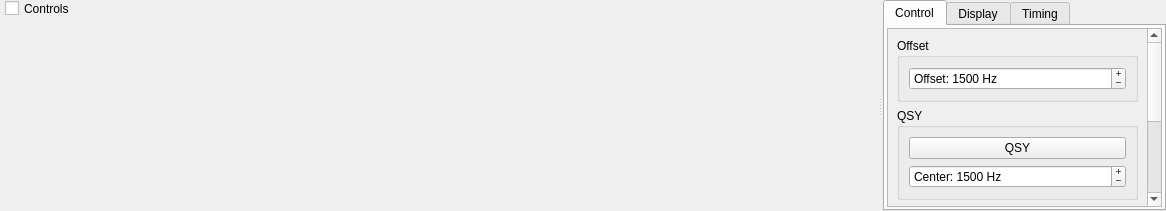
<?xml version="1.0" encoding="UTF-8"?>
<ui version="4.0">
 <class>WideGraph</class>
 <widget class="QDialog" name="WideGraph">
  <property name="geometry">
   <rect>
    <x>0</x>
    <y>0</y>
    <width>1166</width>
    <height>211</height>
   </rect>
  </property>
  <property name="sizePolicy">
   <sizepolicy hsizetype="Expanding" vsizetype="Expanding">
    <horstretch>0</horstretch>
    <verstretch>0</verstretch>
   </sizepolicy>
  </property>
  <property name="windowTitle">
   <string>Dialog</string>
  </property>
  <layout class="QHBoxLayout" name="horizontalLayout_2">
   <property name="spacing">
    <number>1</number>
   </property>
   <property name="leftMargin">
    <number>0</number>
   </property>
   <property name="topMargin">
    <number>0</number>
   </property>
   <property name="rightMargin">
    <number>0</number>
   </property>
   <property name="bottomMargin">
    <number>0</number>
   </property>
   <item>
    <widget class="QSplitter" name="splitter">
     <property name="sizePolicy">
      <sizepolicy hsizetype="Expanding" vsizetype="Expanding">
       <horstretch>0</horstretch>
       <verstretch>0</verstretch>
      </sizepolicy>
     </property>
     <property name="visible">
      <bool>true</bool>
     </property>
     <property name="orientation">
      <enum>Qt::Horizontal</enum>
     </property>
     <property name="handleWidth">
      <number>6</number>
     </property>
     <property name="childrenCollapsible">
      <bool>false</bool>
     </property>
     <widget class="CPlotter" name="widePlot">
      <property name="enabled">
       <bool>true</bool>
      </property>
      <property name="sizePolicy">
       <sizepolicy hsizetype="Expanding" vsizetype="Expanding">
        <horstretch>4</horstretch>
        <verstretch>0</verstretch>
       </sizepolicy>
      </property>
      <property name="minimumSize">
       <size>
        <width>400</width>
        <height>10</height>
       </size>
      </property>
      <property name="frameShape">
       <enum>QFrame::NoFrame</enum>
      </property>
      <property name="frameShadow">
       <enum>QFrame::Plain</enum>
      </property>
      <property name="lineWidth">
       <number>1</number>
      </property>
      <widget class="QCheckBox" name="cbControls">
       <property name="geometry">
        <rect>
         <x>5</x>
         <y>0</y>
         <width>77</width>
         <height>17</height>
        </rect>
       </property>
       <property name="visible">
        <bool>false</bool>
       </property>
       <property name="text">
        <string>Controls</string>
       </property>
       <property name="checked">
        <bool>false</bool>
       </property>
      </widget>
     </widget>
     <widget class="QWidget" name="controls_widget" native="true">
      <property name="sizePolicy">
       <sizepolicy hsizetype="Preferred" vsizetype="Maximum">
        <horstretch>0</horstretch>
        <verstretch>0</verstretch>
       </sizepolicy>
      </property>
      <property name="minimumSize">
       <size>
        <width>100</width>
        <height>0</height>
       </size>
      </property>
      <layout class="QGridLayout" name="gridLayout">
       <property name="leftMargin">
        <number>0</number>
       </property>
       <property name="topMargin">
        <number>0</number>
       </property>
       <property name="rightMargin">
        <number>0</number>
       </property>
       <property name="bottomMargin">
        <number>0</number>
       </property>
       <property name="horizontalSpacing">
        <number>5</number>
       </property>
       <property name="verticalSpacing">
        <number>0</number>
       </property>
       <item row="0" column="0">
        <widget class="QTabWidget" name="tabWidget">
         <property name="sizePolicy">
          <sizepolicy hsizetype="Minimum" vsizetype="Expanding">
           <horstretch>0</horstretch>
           <verstretch>0</verstretch>
          </sizepolicy>
         </property>
         <property name="tabPosition">
          <enum>QTabWidget::North</enum>
         </property>
         <property name="tabShape">
          <enum>QTabWidget::Rounded</enum>
         </property>
         <property name="currentIndex">
          <number>0</number>
         </property>
         <property name="tabBarAutoHide">
          <bool>false</bool>
         </property>
         <widget class="QWidget" name="controlTab">
          <attribute name="title">
           <string>Control</string>
          </attribute>
          <layout class="QVBoxLayout" name="verticalLayout_2">
           <property name="leftMargin">
            <number>2</number>
           </property>
           <property name="topMargin">
            <number>2</number>
           </property>
           <property name="rightMargin">
            <number>2</number>
           </property>
           <property name="bottomMargin">
            <number>2</number>
           </property>
           <item>
            <widget class="QScrollArea" name="scrollArea">
             <property name="widgetResizable">
              <bool>true</bool>
             </property>
             <widget class="QWidget" name="scrollAreaWidgetContents_2">
              <property name="geometry">
               <rect>
                <x>0</x>
                <y>0</y>
                <width>323</width>
                <height>372</height>
               </rect>
              </property>
              <layout class="QVBoxLayout" name="verticalLayout_8">
               <item>
                <widget class="QGroupBox" name="groupBox_7">
                 <property name="title">
                  <string>Offset</string>
                 </property>
                 <layout class="QVBoxLayout" name="verticalLayout_11">
                  <item>
                   <widget class="QSpinBox" name="offsetSpinBox">
                    <property name="buttonSymbols">
                     <enum>QAbstractSpinBox::PlusMinus</enum>
                    </property>
                    <property name="suffix">
                     <string> Hz</string>
                    </property>
                    <property name="prefix">
                     <string>Offset: </string>
                    </property>
                    <property name="maximum">
                     <number>5000</number>
                    </property>
                    <property name="singleStep">
                     <number>1</number>
                    </property>
                    <property name="value">
                     <number>1500</number>
                    </property>
                   </widget>
                  </item>
                 </layout>
                </widget>
               </item>
               <item>
                <widget class="QGroupBox" name="groupBox_5">
                 <property name="title">
                  <string>QSY</string>
                 </property>
                 <layout class="QVBoxLayout" name="verticalLayout_9">
                  <item>
                   <widget class="QPushButton" name="qsyPushButton">
                    <property name="toolTip">
                     <string>&lt;html&gt;&lt;head/&gt;&lt;body&gt;&lt;p&gt;Adjust the dial frequency to center the current offset at the center of the bandpass (position defined below).&lt;/p&gt;&lt;/body&gt;&lt;/html&gt;</string>
                    </property>
                    <property name="text">
                     <string>QSY</string>
                    </property>
                    <property name="autoDefault">
                     <bool>false</bool>
                    </property>
                   </widget>
                  </item>
                  <item>
                   <widget class="QSpinBox" name="centerSpinBox">
                    <property name="buttonSymbols">
                     <enum>QAbstractSpinBox::PlusMinus</enum>
                    </property>
                    <property name="suffix">
                     <string> Hz</string>
                    </property>
                    <property name="prefix">
                     <string>Center: </string>
                    </property>
                    <property name="minimum">
                     <number>500</number>
                    </property>
                    <property name="maximum">
                     <number>5000</number>
                    </property>
                    <property name="value">
                     <number>1500</number>
                    </property>
                   </widget>
                  </item>
                 </layout>
                </widget>
               </item>
               <item>
                <widget class="QGroupBox" name="groupBox_6">
                 <property name="title">
                  <string>Filter</string>
                 </property>
                 <layout class="QVBoxLayout" name="verticalLayout_10">
                  <item>
                   <widget class="QCheckBox" name="filterCheckBox">
                    <property name="toolTip">
                     <string>Enable the software filter</string>
                    </property>
                    <property name="text">
                     <string>Enable Filter</string>
                    </property>
                   </widget>
                  </item>
                  <item>
                   <layout class="QHBoxLayout" name="horizontalLayout">
                    <property name="topMargin">
                     <number>0</number>
                    </property>
                    <item>
                     <widget class="QSpinBox" name="filterCenterSpinBox">
                      <property name="enabled">
                       <bool>false</bool>
                      </property>
                      <property name="sizePolicy">
                       <sizepolicy hsizetype="Minimum" vsizetype="Fixed">
                        <horstretch>2</horstretch>
                        <verstretch>0</verstretch>
                       </sizepolicy>
                      </property>
                      <property name="buttonSymbols">
                       <enum>QAbstractSpinBox::PlusMinus</enum>
                      </property>
                      <property name="suffix">
                       <string> Hz</string>
                      </property>
                      <property name="prefix">
                       <string>Center: </string>
                      </property>
                      <property name="maximum">
                       <number>5000</number>
                      </property>
                      <property name="singleStep">
                       <number>1</number>
                      </property>
                      <property name="value">
                       <number>1500</number>
                      </property>
                     </widget>
                    </item>
                    <item>
                     <widget class="QPushButton" name="filterCenterSyncButton">
                      <property name="enabled">
                       <bool>false</bool>
                      </property>
                      <property name="toolTip">
                       <string>&lt;html&gt;&lt;head/&gt;&lt;body&gt;&lt;p&gt;Synchronize the filter center to the audio offset&lt;/p&gt;&lt;/body&gt;&lt;/html&gt;</string>
                      </property>
                      <property name="text">
                       <string>Sync</string>
                      </property>
                     </widget>
                    </item>
                   </layout>
                  </item>
                  <item>
                   <widget class="QSpinBox" name="filterWidthSpinBox">
                    <property name="enabled">
                     <bool>false</bool>
                    </property>
                    <property name="buttonSymbols">
                     <enum>QAbstractSpinBox::PlusMinus</enum>
                    </property>
                    <property name="suffix">
                     <string> Hz</string>
                    </property>
                    <property name="prefix">
                     <string>Width: </string>
                    </property>
                    <property name="maximum">
                     <number>5000</number>
                    </property>
                    <property name="value">
                     <number>2000</number>
                    </property>
                   </widget>
                  </item>
                  <item>
                   <widget class="QSpinBox" name="filterMinSpinBox">
                    <property name="enabled">
                     <bool>false</bool>
                    </property>
                    <property name="toolTip">
                     <string>&lt;html&gt;&lt;head/&gt;&lt;body&gt;&lt;p&gt;Set the software filter width in Hz. This filter prevents signals outside the filter range from being processed by the decoder.&lt;/p&gt;&lt;/body&gt;&lt;/html&gt;</string>
                    </property>
                    <property name="buttonSymbols">
                     <enum>QAbstractSpinBox::PlusMinus</enum>
                    </property>
                    <property name="specialValueText">
                     <string/>
                    </property>
                    <property name="suffix">
                     <string> Hz</string>
                    </property>
                    <property name="prefix">
                     <string>Min:  </string>
                    </property>
                    <property name="maximum">
                     <number>5000</number>
                    </property>
                    <property name="singleStep">
                     <number>1</number>
                    </property>
                    <property name="value">
                     <number>500</number>
                    </property>
                   </widget>
                  </item>
                 </layout>
                </widget>
               </item>
               <item>
                <spacer name="verticalSpacer_3">
                 <property name="orientation">
                  <enum>Qt::Vertical</enum>
                 </property>
                 <property name="sizeHint" stdset="0">
                  <size>
                   <width>20</width>
                   <height>40</height>
                  </size>
                 </property>
                </spacer>
               </item>
              </layout>
             </widget>
            </widget>
           </item>
          </layout>
         </widget>
         <widget class="QWidget" name="displayTab">
          <attribute name="title">
           <string>Display</string>
          </attribute>
          <layout class="QVBoxLayout" name="verticalLayout_3">
           <property name="leftMargin">
            <number>2</number>
           </property>
           <property name="topMargin">
            <number>2</number>
           </property>
           <property name="rightMargin">
            <number>2</number>
           </property>
           <property name="bottomMargin">
            <number>2</number>
           </property>
           <item>
            <widget class="QScrollArea" name="scrollArea_2">
             <property name="widgetResizable">
              <bool>true</bool>
             </property>
             <widget class="QWidget" name="scrollAreaWidgetContents_3">
              <property name="geometry">
               <rect>
                <x>0</x>
                <y>0</y>
                <width>323</width>
                <height>742</height>
               </rect>
              </property>
              <layout class="QVBoxLayout" name="verticalLayout_5">
               <item>
                <widget class="QGroupBox" name="groupBox_8">
                 <property name="title">
                  <string>Size</string>
                 </property>
                 <layout class="QVBoxLayout" name="verticalLayout_12">
                  <item>
                   <widget class="QSpinBox" name="fStartSpinBox">
                    <property name="toolTip">
                     <string>&lt;html&gt;&lt;head/&gt;&lt;body&gt;&lt;p&gt;Frequency at left edge of waterfall&lt;/p&gt;&lt;/body&gt;&lt;/html&gt;</string>
                    </property>
                    <property name="buttonSymbols">
                     <enum>QAbstractSpinBox::PlusMinus</enum>
                    </property>
                    <property name="suffix">
                     <string> Hz</string>
                    </property>
                    <property name="prefix">
                     <string>Start: </string>
                    </property>
                    <property name="maximum">
                     <number>5000</number>
                    </property>
                    <property name="singleStep">
                     <number>100</number>
                    </property>
                    <property name="value">
                     <number>500</number>
                    </property>
                   </widget>
                  </item>
                  <item>
                   <widget class="QSpinBox" name="bppSpinBox">
                    <property name="toolTip">
                     <string>Compression factor for frequency scale</string>
                    </property>
                    <property name="buttonSymbols">
                     <enum>QAbstractSpinBox::PlusMinus</enum>
                    </property>
                    <property name="suffix">
                     <string/>
                    </property>
                    <property name="prefix">
                     <string>Bins Per Pixel: </string>
                    </property>
                    <property name="minimum">
                     <number>1</number>
                    </property>
                    <property name="maximum">
                     <number>1000</number>
                    </property>
                    <property name="singleStep">
                     <number>1</number>
                    </property>
                    <property name="value">
                     <number>5</number>
                    </property>
                   </widget>
                  </item>
                 </layout>
                </widget>
               </item>
               <item>
                <widget class="QGroupBox" name="groupBox_3">
                 <property name="title">
                  <string>Palette</string>
                 </property>
                 <layout class="QVBoxLayout" name="verticalLayout_6">
                  <item>
                   <widget class="QComboBox" name="paletteComboBox">
                    <property name="toolTip">
                     <string>Select waterfall palette</string>
                    </property>
                   </widget>
                  </item>
                  <item>
                   <widget class="QPushButton" name="adjust_palette_push_button">
                    <property name="toolTip">
                     <string>&lt;html&gt;&lt;head/&gt;&lt;body&gt;&lt;p&gt;Enter definition for a new color palette.&lt;/p&gt;&lt;/body&gt;&lt;/html&gt;</string>
                    </property>
                    <property name="text">
                     <string>Adjust...</string>
                    </property>
                    <property name="autoDefault">
                     <bool>false</bool>
                    </property>
                   </widget>
                  </item>
                 </layout>
                </widget>
               </item>
               <item>
                <widget class="QGroupBox" name="groupBox_4">
                 <property name="title">
                  <string>Scrolling &amp;&amp; Averaging</string>
                 </property>
                 <layout class="QVBoxLayout" name="verticalLayout_7">
                  <item>
                   <widget class="QSpinBox" name="fpsSpinBox">
                    <property name="suffix">
                     <string> fps</string>
                    </property>
                    <property name="prefix">
                     <string>Scroll Speed: </string>
                    </property>
                    <property name="minimum">
                     <number>1</number>
                    </property>
                    <property name="maximum">
                     <number>100</number>
                    </property>
                    <property name="value">
                     <number>10</number>
                    </property>
                   </widget>
                  </item>
                  <item>
                   <layout class="QHBoxLayout" name="horizontalLayout_3">
                    <item>
                     <widget class="QSpinBox" name="waterfallAvgSpinBox">
                      <property name="toolTip">
                       <string>Number of FFTs averaged (controls waterfall scrolling rate)</string>
                      </property>
                      <property name="buttonSymbols">
                       <enum>QAbstractSpinBox::PlusMinus</enum>
                      </property>
                      <property name="prefix">
                       <string>Avg N: </string>
                      </property>
                      <property name="minimum">
                       <number>1</number>
                      </property>
                      <property name="maximum">
                       <number>50</number>
                      </property>
                     </widget>
                    </item>
                    <item>
                     <widget class="QCheckBox" name="cbFlatten">
                      <property name="toolTip">
                       <string>&lt;html&gt;&lt;head/&gt;&lt;body&gt;&lt;p&gt;Flatten spectral baseline over the full displayed interval.&lt;/p&gt;&lt;/body&gt;&lt;/html&gt;</string>
                      </property>
                      <property name="text">
                       <string>Flatten</string>
                      </property>
                     </widget>
                    </item>
                    <item>
                     <widget class="QCheckBox" name="cbRef">
                      <property name="visible">
                       <bool>false</bool>
                      </property>
                      <property name="toolTip">
                       <string>&lt;html&gt;&lt;head/&gt;&lt;body&gt;&lt;p&gt;Compute and save a reference spectrum.  (Not yet fully implemented.)&lt;/p&gt;&lt;/body&gt;&lt;/html&gt;</string>
                      </property>
                      <property name="text">
                       <string>Ref Spec</string>
                      </property>
                     </widget>
                    </item>
                   </layout>
                  </item>
                  <item>
                   <widget class="QComboBox" name="spec2dComboBox">
                    <property name="toolTip">
                     <string>&lt;html&gt;&lt;head/&gt;&lt;body&gt;&lt;p&gt;Select data for spectral display&lt;/p&gt;&lt;/body&gt;&lt;/html&gt;</string>
                    </property>
                    <property name="currentIndex">
                     <number>0</number>
                    </property>
                    <item>
                     <property name="text">
                      <string>Current</string>
                     </property>
                    </item>
                    <item>
                     <property name="text">
                      <string>Cumulative</string>
                     </property>
                    </item>
                    <item>
                     <property name="text">
                      <string>Linear Avg</string>
                     </property>
                    </item>
                   </widget>
                  </item>
                  <item>
                   <widget class="QSpinBox" name="smoSpinBox">
                    <property name="enabled">
                     <bool>false</bool>
                    </property>
                    <property name="toolTip">
                     <string>Smoothing of Linear Average spectrum</string>
                    </property>
                    <property name="alignment">
                     <set>Qt::AlignCenter</set>
                    </property>
                    <property name="buttonSymbols">
                     <enum>QAbstractSpinBox::PlusMinus</enum>
                    </property>
                    <property name="suffix">
                     <string/>
                    </property>
                    <property name="prefix">
                     <string>Smooth:  </string>
                    </property>
                    <property name="minimum">
                     <number>1</number>
                    </property>
                    <property name="maximum">
                     <number>7</number>
                    </property>
                   </widget>
                  </item>
                 </layout>
                </widget>
               </item>
               <item>
                <widget class="QGroupBox" name="groupBox">
                 <property name="title">
                  <string>Waterfall</string>
                 </property>
                 <layout class="QVBoxLayout" name="verticalLayout_4">
                  <item>
                   <layout class="QFormLayout" name="formLayout">
                    <property name="topMargin">
                     <number>0</number>
                    </property>
                    <item row="0" column="0">
                     <widget class="QLabel" name="label">
                      <property name="text">
                       <string>Gain:</string>
                      </property>
                     </widget>
                    </item>
                    <item row="0" column="1">
                     <widget class="QSlider" name="gainSlider">
                      <property name="sizePolicy">
                       <sizepolicy hsizetype="Expanding" vsizetype="Fixed">
                        <horstretch>0</horstretch>
                        <verstretch>0</verstretch>
                       </sizepolicy>
                      </property>
                      <property name="minimumSize">
                       <size>
                        <width>100</width>
                        <height>0</height>
                       </size>
                      </property>
                      <property name="maximumSize">
                       <size>
                        <width>16777215</width>
                        <height>16777215</height>
                       </size>
                      </property>
                      <property name="toolTip">
                       <string>Waterfall gain</string>
                      </property>
                      <property name="minimum">
                       <number>-50</number>
                      </property>
                      <property name="maximum">
                       <number>50</number>
                      </property>
                      <property name="orientation">
                       <enum>Qt::Horizontal</enum>
                      </property>
                      <property name="tickPosition">
                       <enum>QSlider::TicksAbove</enum>
                      </property>
                     </widget>
                    </item>
                    <item row="1" column="0">
                     <widget class="QLabel" name="label_2">
                      <property name="text">
                       <string>Zero:</string>
                      </property>
                     </widget>
                    </item>
                    <item row="1" column="1">
                     <widget class="QSlider" name="zeroSlider">
                      <property name="sizePolicy">
                       <sizepolicy hsizetype="Expanding" vsizetype="Fixed">
                        <horstretch>0</horstretch>
                        <verstretch>0</verstretch>
                       </sizepolicy>
                      </property>
                      <property name="minimumSize">
                       <size>
                        <width>100</width>
                        <height>0</height>
                       </size>
                      </property>
                      <property name="maximumSize">
                       <size>
                        <width>16777215</width>
                        <height>16777215</height>
                       </size>
                      </property>
                      <property name="toolTip">
                       <string>Waterfall zero</string>
                      </property>
                      <property name="minimum">
                       <number>-50</number>
                      </property>
                      <property name="maximum">
                       <number>50</number>
                      </property>
                      <property name="orientation">
                       <enum>Qt::Horizontal</enum>
                      </property>
                      <property name="tickPosition">
                       <enum>QSlider::TicksAbove</enum>
                      </property>
                     </widget>
                    </item>
                   </layout>
                  </item>
                  <item>
                   <widget class="QCheckBox" name="decodeAttemptCheckBox">
                    <property name="text">
                     <string>Display Decode Attempts</string>
                    </property>
                   </widget>
                  </item>
                 </layout>
                </widget>
               </item>
               <item>
                <widget class="QGroupBox" name="groupBox_2">
                 <property name="title">
                  <string>Spectrum</string>
                 </property>
                 <layout class="QFormLayout" name="formLayout_2">
                  <item row="0" column="0">
                   <widget class="QLabel" name="label_3">
                    <property name="text">
                     <string>Height:</string>
                    </property>
                   </widget>
                  </item>
                  <item row="0" column="1">
                   <widget class="QSpinBox" name="sbPercent2dPlot">
                    <property name="toolTip">
                     <string>&lt;html&gt;&lt;head/&gt;&lt;body&gt;&lt;p&gt;Set fractional size of spectrum in this window.&lt;/p&gt;&lt;/body&gt;&lt;/html&gt;</string>
                    </property>
                    <property name="alignment">
                     <set>Qt::AlignCenter</set>
                    </property>
                    <property name="buttonSymbols">
                     <enum>QAbstractSpinBox::PlusMinus</enum>
                    </property>
                    <property name="suffix">
                     <string> %</string>
                    </property>
                    <property name="prefix">
                     <string/>
                    </property>
                    <property name="maximum">
                     <number>100</number>
                    </property>
                    <property name="singleStep">
                     <number>5</number>
                    </property>
                    <property name="value">
                     <number>0</number>
                    </property>
                   </widget>
                  </item>
                  <item row="1" column="0">
                   <widget class="QLabel" name="label_4">
                    <property name="text">
                     <string>Gain:</string>
                    </property>
                   </widget>
                  </item>
                  <item row="1" column="1">
                   <widget class="QSlider" name="gain2dSlider">
                    <property name="sizePolicy">
                     <sizepolicy hsizetype="Expanding" vsizetype="Fixed">
                      <horstretch>0</horstretch>
                      <verstretch>0</verstretch>
                     </sizepolicy>
                    </property>
                    <property name="minimumSize">
                     <size>
                      <width>100</width>
                      <height>0</height>
                     </size>
                    </property>
                    <property name="maximumSize">
                     <size>
                      <width>16777215</width>
                      <height>16777215</height>
                     </size>
                    </property>
                    <property name="toolTip">
                     <string>Spectrum gain</string>
                    </property>
                    <property name="minimum">
                     <number>-50</number>
                    </property>
                    <property name="maximum">
                     <number>50</number>
                    </property>
                    <property name="orientation">
                     <enum>Qt::Horizontal</enum>
                    </property>
                    <property name="tickPosition">
                     <enum>QSlider::TicksAbove</enum>
                    </property>
                   </widget>
                  </item>
                  <item row="3" column="0">
                   <widget class="QLabel" name="label_5">
                    <property name="text">
                     <string>Zero:</string>
                    </property>
                   </widget>
                  </item>
                  <item row="3" column="1">
                   <widget class="QSlider" name="zero2dSlider">
                    <property name="sizePolicy">
                     <sizepolicy hsizetype="Expanding" vsizetype="Fixed">
                      <horstretch>0</horstretch>
                      <verstretch>0</verstretch>
                     </sizepolicy>
                    </property>
                    <property name="minimumSize">
                     <size>
                      <width>100</width>
                      <height>0</height>
                     </size>
                    </property>
                    <property name="maximumSize">
                     <size>
                      <width>16777215</width>
                      <height>16777215</height>
                     </size>
                    </property>
                    <property name="toolTip">
                     <string>Spectrum zero</string>
                    </property>
                    <property name="minimum">
                     <number>-50</number>
                    </property>
                    <property name="maximum">
                     <number>50</number>
                    </property>
                    <property name="orientation">
                     <enum>Qt::Horizontal</enum>
                    </property>
                    <property name="tickPosition">
                     <enum>QSlider::TicksAbove</enum>
                    </property>
                   </widget>
                  </item>
                 </layout>
                </widget>
               </item>
               <item>
                <widget class="QGroupBox" name="groupBox_9">
                 <property name="title">
                  <string>Filter</string>
                 </property>
                 <layout class="QFormLayout" name="formLayout_3">
                  <item row="0" column="0">
                   <widget class="QLabel" name="label_6">
                    <property name="text">
                     <string>Opacity:</string>
                    </property>
                   </widget>
                  </item>
                  <item row="0" column="1">
                   <widget class="QSpinBox" name="filterOpacitySpinBox">
                    <property name="alignment">
                     <set>Qt::AlignCenter</set>
                    </property>
                    <property name="buttonSymbols">
                     <enum>QAbstractSpinBox::PlusMinus</enum>
                    </property>
                    <property name="suffix">
                     <string>%</string>
                    </property>
                    <property name="maximum">
                     <number>100</number>
                    </property>
                    <property name="value">
                     <number>50</number>
                    </property>
                   </widget>
                  </item>
                 </layout>
                </widget>
               </item>
               <item>
                <spacer name="verticalSpacer_2">
                 <property name="orientation">
                  <enum>Qt::Vertical</enum>
                 </property>
                 <property name="sizeHint" stdset="0">
                  <size>
                   <width>20</width>
                   <height>40</height>
                  </size>
                 </property>
                </spacer>
               </item>
              </layout>
             </widget>
            </widget>
           </item>
          </layout>
         </widget>
         <widget class="QWidget" name="timingTab">
          <attribute name="title">
           <string>Timing</string>
          </attribute>
          <layout class="QGridLayout" name="gridLayout_12">
           <property name="leftMargin">
            <number>2</number>
           </property>
           <property name="topMargin">
            <number>2</number>
           </property>
           <property name="rightMargin">
            <number>2</number>
           </property>
           <property name="bottomMargin">
            <number>2</number>
           </property>
           <item row="0" column="0">
            <widget class="QScrollArea" name="scrollArea_3">
             <property name="widgetResizable">
              <bool>true</bool>
             </property>
             <widget class="QWidget" name="scrollAreaWidgetContents">
              <property name="geometry">
               <rect>
                <x>0</x>
                <y>0</y>
                <width>337</width>
                <height>351</height>
               </rect>
              </property>
              <layout class="QVBoxLayout" name="verticalLayout">
               <item>
                <widget class="QSpinBox" name="driftSpinBox">
                 <property name="sizePolicy">
                  <sizepolicy hsizetype="MinimumExpanding" vsizetype="Fixed">
                   <horstretch>0</horstretch>
                   <verstretch>0</verstretch>
                  </sizepolicy>
                 </property>
                 <property name="minimumSize">
                  <size>
                   <width>0</width>
                   <height>30</height>
                  </size>
                 </property>
                 <property name="wrapping">
                  <bool>false</bool>
                 </property>
                 <property name="alignment">
                  <set>Qt::AlignCenter</set>
                 </property>
                 <property name="buttonSymbols">
                  <enum>QAbstractSpinBox::PlusMinus</enum>
                 </property>
                 <property name="suffix">
                  <string> ms</string>
                 </property>
                 <property name="prefix">
                  <string>Time Drift: </string>
                 </property>
                 <property name="minimum">
                  <number>-30000</number>
                 </property>
                 <property name="maximum">
                  <number>30000</number>
                 </property>
                 <property name="singleStep">
                  <number>100</number>
                 </property>
                </widget>
               </item>
               <item>
                <widget class="QGroupBox" name="groupBox_10">
                 <property name="title">
                  <string>Automatic</string>
                 </property>
                 <layout class="QVBoxLayout" name="verticalLayout_13">
                  <item>
                   <widget class="QPushButton" name="autoDriftButton">
                    <property name="minimumSize">
                     <size>
                      <width>0</width>
                      <height>30</height>
                     </size>
                    </property>
                    <property name="toolTip">
                     <string>&lt;html&gt;&lt;head/&gt;&lt;body&gt;&lt;p&gt;Automatically synchronize time drift every second to decodes of NORMAL and SLOW signals observed.&lt;/p&gt;&lt;p&gt;This process is CPU intensive and may cause abnormal decoder behavior if run for extended periods of time. Default operation should be paired with stopping automatic time drift after signals have been decoded. &lt;/p&gt;&lt;/body&gt;&lt;/html&gt;</string>
                    </property>
                    <property name="styleSheet">
                     <string notr="true">QPushButton:checked { 
  font-weight:bold;
  color:black;
}</string>
                    </property>
                    <property name="text">
                     <string>Start Automatic Time Drift</string>
                    </property>
                    <property name="checkable">
                     <bool>true</bool>
                    </property>
                   </widget>
                  </item>
                  <item>
                   <widget class="QCheckBox" name="autoDriftAutoStopCheckBox">
                    <property name="text">
                     <string>Stop Automatic Drift After First Decode</string>
                    </property>
                    <property name="checked">
                     <bool>true</bool>
                    </property>
                   </widget>
                  </item>
                 </layout>
                </widget>
               </item>
               <item>
                <widget class="QGroupBox" name="groupBox_11">
                 <property name="title">
                  <string>Manual</string>
                 </property>
                 <layout class="QVBoxLayout" name="verticalLayout_14">
                  <item>
                   <widget class="QPushButton" name="driftSyncMinuteButton">
                    <property name="minimumSize">
                     <size>
                      <width>0</width>
                      <height>30</height>
                     </size>
                    </property>
                    <property name="toolTip">
                     <string>&lt;html&gt;&lt;head/&gt;&lt;body&gt;&lt;p&gt;Observe signals in the waterfall and click this to synchronize your time drift with the start of a minute.&lt;/p&gt;&lt;/body&gt;&lt;/html&gt;</string>
                    </property>
                    <property name="text">
                     <string>Set Time Drift to Now (Minute Start)</string>
                    </property>
                   </widget>
                  </item>
                  <item>
                   <widget class="QPushButton" name="driftSyncEndButton">
                    <property name="minimumSize">
                     <size>
                      <width>0</width>
                      <height>30</height>
                     </size>
                    </property>
                    <property name="toolTip">
                     <string>&lt;html&gt;&lt;head/&gt;&lt;body&gt;&lt;p&gt;Observe signals in the waterfall and click this to synchronize your time drift with the end of a TX cycle in the current transmission speed.&lt;/p&gt;&lt;/body&gt;&lt;/html&gt;</string>
                    </property>
                    <property name="text">
                     <string>Set Time Drift to Now (TX End)</string>
                    </property>
                   </widget>
                  </item>
                  <item>
                   <widget class="QPushButton" name="driftSyncButton">
                    <property name="minimumSize">
                     <size>
                      <width>0</width>
                      <height>30</height>
                     </size>
                    </property>
                    <property name="toolTip">
                     <string>&lt;html&gt;&lt;head/&gt;&lt;body&gt;&lt;p&gt;Observe signals in the waterfall and click this to synchronize your time drift with the start of a TX cycle in the current transmission speed.&lt;/p&gt;&lt;/body&gt;&lt;/html&gt;</string>
                    </property>
                    <property name="text">
                     <string>Set Time Drift to Now (TX Start)</string>
                    </property>
                   </widget>
                  </item>
                  <item>
                   <widget class="QPushButton" name="driftSyncResetButton">
                    <property name="minimumSize">
                     <size>
                      <width>0</width>
                      <height>30</height>
                     </size>
                    </property>
                    <property name="toolTip">
                     <string>Reset your time drift to zero.</string>
                    </property>
                    <property name="text">
                     <string>Reset Time Drift</string>
                    </property>
                   </widget>
                  </item>
                 </layout>
                </widget>
               </item>
               <item>
                <spacer name="verticalSpacer">
                 <property name="orientation">
                  <enum>Qt::Vertical</enum>
                 </property>
                 <property name="sizeHint" stdset="0">
                  <size>
                   <width>20</width>
                   <height>40</height>
                  </size>
                 </property>
                </spacer>
               </item>
              </layout>
             </widget>
            </widget>
           </item>
          </layout>
         </widget>
        </widget>
       </item>
      </layout>
     </widget>
    </widget>
   </item>
  </layout>
 </widget>
 <customwidgets>
  <customwidget>
   <class>CPlotter</class>
   <extends>QFrame</extends>
   <header>plotter.h</header>
   <container>1</container>
  </customwidget>
 </customwidgets>
 <resources/>
 <connections/>
</ui>
